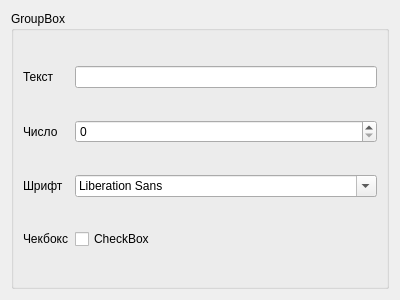
<?xml version="1.0" encoding="UTF-8"?>
<ui version="4.0">
 <class>Configurator</class>
 <widget class="QDialog" name="Configurator">
  <property name="geometry">
   <rect>
    <x>0</x>
    <y>0</y>
    <width>400</width>
    <height>300</height>
   </rect>
  </property>
  <property name="windowTitle">
   <string>Dialog</string>
  </property>
  <layout class="QGridLayout" name="gridLayout_2">
   <item row="0" column="0">
    <widget class="QGroupBox" name="groupBox">
     <property name="title">
      <string>GroupBox</string>
     </property>
     <layout class="QGridLayout" name="gridLayout">
      <item row="0" column="0">
       <widget class="QLabel" name="label">
        <property name="text">
         <string>Текст</string>
        </property>
       </widget>
      </item>
      <item row="0" column="1">
       <widget class="QLineEdit" name="kcfg_line"/>
      </item>
      <item row="1" column="0">
       <widget class="QLabel" name="label_2">
        <property name="text">
         <string>Число</string>
        </property>
       </widget>
      </item>
      <item row="1" column="1">
       <widget class="QSpinBox" name="kcfg_spinBox">
        <property name="maximum">
         <number>1000</number>
        </property>
       </widget>
      </item>
      <item row="2" column="0">
       <widget class="QLabel" name="label_4">
        <property name="text">
         <string>Шрифт</string>
        </property>
       </widget>
      </item>
      <item row="2" column="1">
       <widget class="QFontComboBox" name="kcfg_Font"/>
      </item>
      <item row="3" column="0">
       <widget class="QLabel" name="label_5">
        <property name="text">
         <string>Чекбокс</string>
        </property>
       </widget>
      </item>
      <item row="3" column="1">
       <widget class="QCheckBox" name="kcfg_checkBox">
        <property name="text">
         <string>CheckBox</string>
        </property>
       </widget>
      </item>
     </layout>
    </widget>
   </item>
  </layout>
 </widget>
 <resources/>
 <connections/>
</ui>
